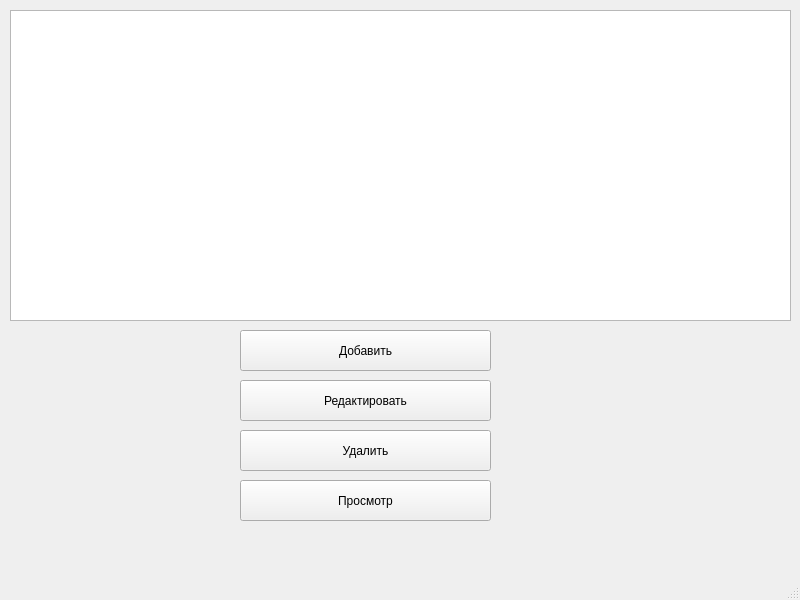
<?xml version="1.0" encoding="UTF-8"?>
<ui version="4.0">
 <class>MainWindow</class>
 <widget class="QMainWindow" name="MainWindow">
  <property name="geometry">
   <rect>
    <x>0</x>
    <y>0</y>
    <width>800</width>
    <height>600</height>
   </rect>
  </property>
  <property name="windowTitle">
   <string>MainWindow</string>
  </property>
  <widget class="QWidget" name="centralwidget">
   <widget class="QPushButton" name="addButton">
    <property name="geometry">
     <rect>
      <x>240</x>
      <y>330</y>
      <width>251</width>
      <height>41</height>
     </rect>
    </property>
    <property name="text">
     <string>Добавить</string>
    </property>
   </widget>
   <widget class="QPushButton" name="editButton">
    <property name="geometry">
     <rect>
      <x>240</x>
      <y>380</y>
      <width>251</width>
      <height>41</height>
     </rect>
    </property>
    <property name="text">
     <string>Редактировать</string>
    </property>
   </widget>
   <widget class="QPushButton" name="deleteButton">
    <property name="geometry">
     <rect>
      <x>240</x>
      <y>430</y>
      <width>251</width>
      <height>41</height>
     </rect>
    </property>
    <property name="text">
     <string>Удалить</string>
    </property>
   </widget>
   <widget class="QPushButton" name="viewButton">
    <property name="geometry">
     <rect>
      <x>240</x>
      <y>480</y>
      <width>251</width>
      <height>41</height>
     </rect>
    </property>
    <property name="text">
     <string>Просмотр</string>
    </property>
   </widget>
   <widget class="QTableWidget" name="tableWidget">
    <property name="geometry">
     <rect>
      <x>10</x>
      <y>10</y>
      <width>781</width>
      <height>311</height>
     </rect>
    </property>
   </widget>
  </widget>
  <widget class="QMenuBar" name="menubar">
   <property name="geometry">
    <rect>
     <x>0</x>
     <y>0</y>
     <width>800</width>
     <height>21</height>
    </rect>
   </property>
  </widget>
  <widget class="QStatusBar" name="statusbar"/>
 </widget>
 <resources/>
 <connections/>
</ui>
